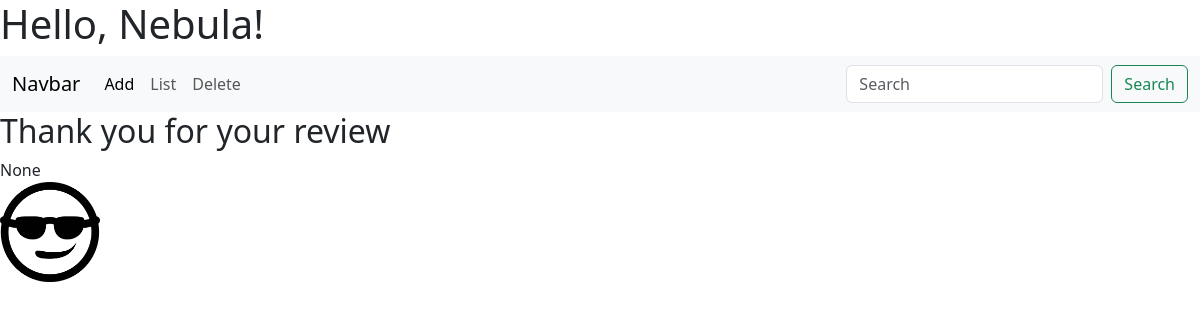
Page /carrental/thanks/ on the earlier database version.
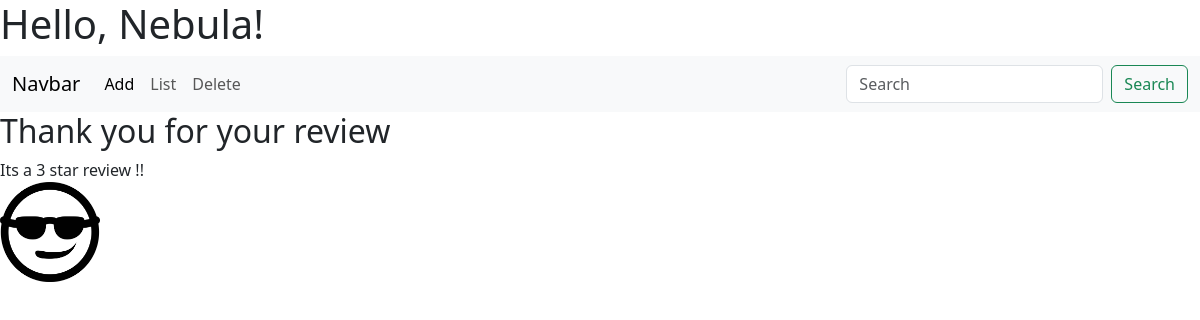
Same page on the later database version.
### carrental/models.py (models this page shows)
class Feedback(models.Model):
    first_name = models.CharField(max_length=100)
    last_name = models.CharField(max_length=100)
    email = models.EmailField(null=True)
    stars = models.CharField(choices=STARS, max_length=1)
    review = models.TextField(max_length=1000)
    def __str__(self) -> str:
        return f'Its a {self.stars} star review !!'

### carrental/views.py (the view)
# urls.py: path("thanks/", views.thankyou_view, name="thanks")
def thankyou_view(request):
    review = models.Feedback.objects.all()
    print(f"Review : {review}")
    last_review = review.last()
    context = {
        "review": last_review
    }
    return render(request, 'carrental/thankyou.html', context=context)

### carrental/templates/carrental/thankyou.html
{% extends 'base.html' %}
{% block content %}
<h2>Thank you for your review</h2>
<div class=containers>
    {{review}}
</div>
{% endblock content %}

Differences in the rows shown:
added Feedback: stars "Its a 3 star review !!"
Other differences:
{{ review }}: "None" → (not shown)
